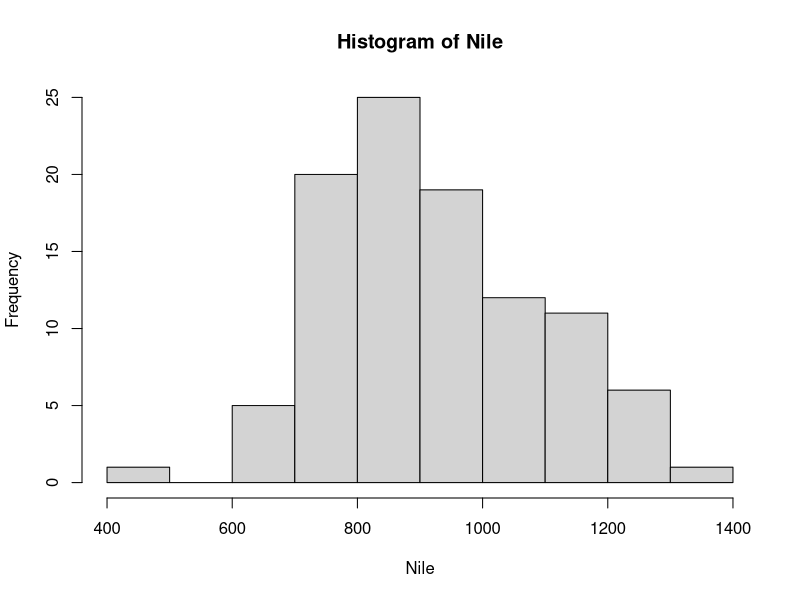
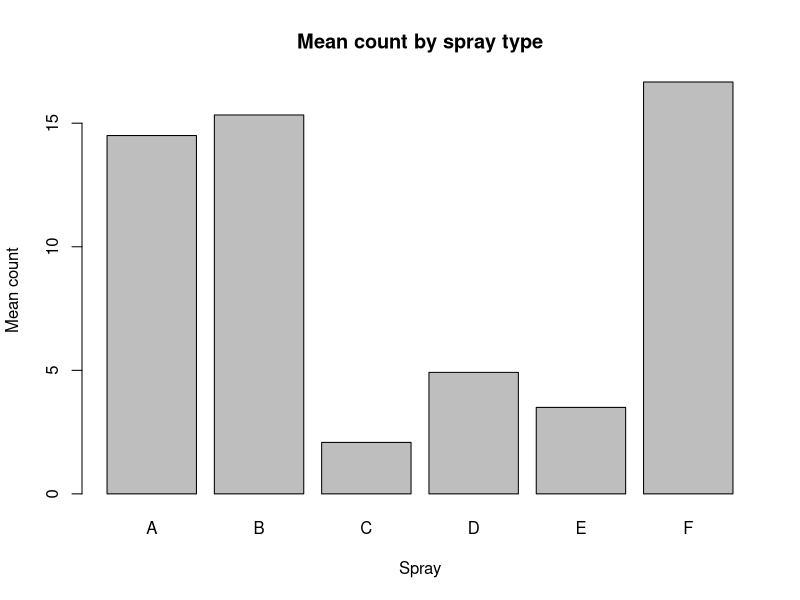

Write R code to recreate these figures, in order.
######Exercise 1 (Scalar variables)

# Set variable x to 5
x <- 5
# Set variable y to 4
y <- 4

# Add x and y together
x + y

# Find the square root of y
sqrt(y)

# Find the cube of x
x^3

# YOUR TURN

# Set variable z to 20

# Find the value of z minus y, and store it to the variable a

# Find the value of z divided by x

######Exercise 2 (Vectors and matrices)

# Create a vector called "vals" that stores the values: 6, 2, 3, 4
vals = c(6, 2, 3, 4)
# Display it
vals

# Create a vector called "repetition" that stores four copies of the value 3
repetition <- rep(3, 4)
# Display it
repetition

# Create a vector called "counting" that stores the values 1 through 10
counting <- 1:10
# Display it
counting

# Find the mean of the vector "vals"
mean(vals)

# Display the third element of "vals"
vals[3]

# Add 2 to each element of "counting" and store it in the new vector "counting_higher"
counting_higher = counting + 2
# Display it
counting_higher

# Create a matrix named m with the values 6,5,4,3,2,1 in two rows
m <- matrix(data = c(6,5,4,3,2,1), nrow = 2, byrow = T)
# Display it
m
# Display the element in the first row and third column of m
m[1,3]
# Display only the second row of m
m[2,]
# Display only the first column of m
m[,1]

# YOUR TURN

# Create a vector called "threes" that countains the first 5 multiples of 3

# Find the mean of the vector "threes

# Display the fourth element of "threes"

# Create a matrix called "mat" of all zeroes, with 5 rows and 3 columns

# Change the value in the second row and second column to a 7

######Exercise 3 (Data frames)

# Create a data frame with some names, ages, and sexes of people
df <- data.frame(name = c("Ahmed", "Beleke", "Dani", "Eshe", "Firew"), age = c(24, 57, 33, 50,  42), sex = c("M", "M", "F", "F", "M"), stringsAsFactors = F)
# Display it
df

# Display the column of names
df$name

# Find the mean age
mean(df$age)

# Find the mean age of the males and females separately
# For this we will use the "aggregate" function
aggregate(x = df$age, by = list(df$sex), FUN = mean)

# YOUR TURN

# Let's collect some data from the group, and fill in the command below
# Data to collect: name, primary crop, and number of years worked with that crop
group_crops <- data.frame(name = c(), crop = c(), num_years_crop = c())

# Display the whole data frame
group_crops

# Find the median number of years people in this group have worked with their crop


# Find the mean number of years for the people who work with potato

######Exercise 4 (Reading and writing to files)

# Make sure to set your working directory to the correct location!

# Read in the file named "orange_tree_growth.txt" and name the data frame "orange"
orange <- read.table(
          file = "data/orange_tree_growth.txt", # name of file to read
          sep = "\t", # the data in the file are separated by tabs
          header = T # the data has a header
)

# Write the data frame df to a file called "example.txt"
write.table(
  df, # this is the data you are writing
  file = "example.txt", # this is the name of the file to write to
  sep = "\t", # data will be separated by tabs
  quote = F, # do not put quotes around the data
  row.names = F # do not include row names in the file
)

# YOUR TURN

# Read in the file named "island_areas.csv"
# Make sure to look at the file first, to see the formatting!

# View this data

# Write the data frame that we generated (group_crops) to a file named "group_crops.txt"

######Exercise 5 (Plotting)

# Let's use one of R's built in datasets, on flow volumes of the Nile

# View this dataset
Nile

# Make a histogram of this dataset
hist(Nile)

# Now let's use another built in R data set on Insect Sprays

# Display this data set and look it over
InsectSprays

# Compute the means of each count by spray type
spraymeans <- aggregate(x = InsectSprays$count, by = list(InsectSprays$spray), FUN = mean)

# Let's rename the columns
colnames(spraymeans) <- c("spray", "count_mean")

# Make a barplot of these means
barplot(
  spraymeans$count_mean, # values to be plotted
  names.arg = spraymeans$spray, # names for each bar
  xlab = "Spray", # label x axis
  ylab = "Mean count", # label y axis
  main = "Mean count by spray type" # label main title
  )

# YOUR TURN

# Let's use the built in R dataset called DNase, 
# which gives ELISA values (optical densities) for different concentrations of DNAse enzyme

# View this data set 
DNase

# Make a scatterplot of density vs. concentration (ignore run number for now)
# Hint: use the function called "plot"


